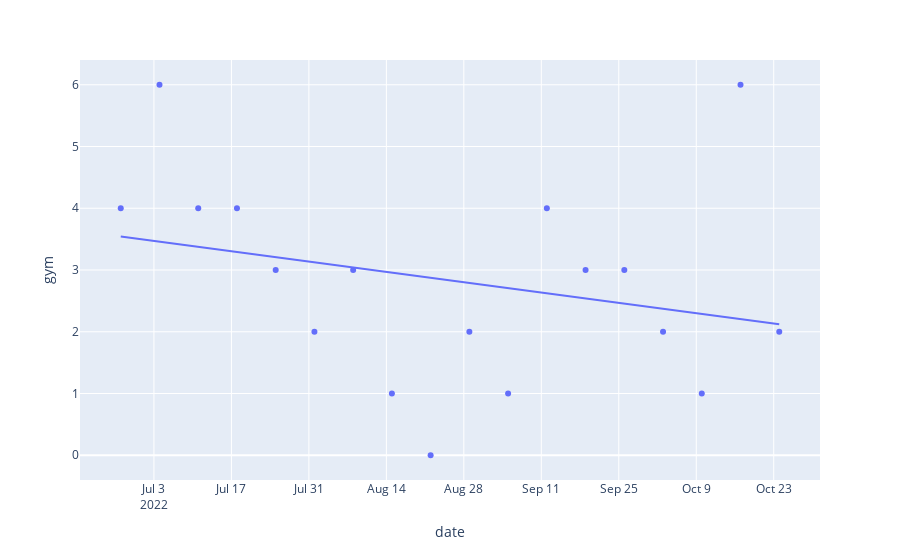

The notebook cell this image was saved under:
### Code cell
grouped_df = df.groupby(pd.Grouper(key='date', freq='W-MON'))['gym'].sum().reset_index()
fig = px.scatter(grouped_df,'date','gym', trendline='ols')
fig.show()

### Figure 1 — Plotly figure (JSON) as saved in the notebook; plotly's stock layout.template omitted (floating-point values rounded to 4 significant figures)
{"data": [{"hovertemplate": "date=%{x}<br>gym=%{y}<extra></extra>", "legendgroup": "", "marker": {"color": "#636efa", "symbol": "circle"}, "mode": "markers", "name": "", "orientation": "v", "showlegend": false, "type": "scatter", "x": ["2022-06-27T00:00:00", "2022-07-04T00:00:00", "2022-07-11T00:00:00", "2022-07-18T00:00:00", "2022-07-25T00:00:00", "2022-08-01T00:00:00", "2022-08-08T00:00:00", "2022-08-15T00:00:00", "2022-08-22T00:00:00", "2022-08-29T00:00:00", "2022-09-05T00:00:00", "2022-09-12T00:00:00", "2022-09-19T00:00:00", "2022-09-26T00:00:00", "2022-10-03T00:00:00", "2022-10-10T00:00:00", "2022-10-17T00:00:00", "2022-10-24T00:00:00"], "xaxis": "x", "y": [4, 6, 4, 4, 3, 2, 3, 1, 0, 2, 1, 4, 3, 3, 2, 1, 6, 2], "yaxis": "y"}, {"hovertemplate": "<b>OLS trendline</b><br>gym = -1.38213e-07 * date + 232.465<br>R<sup>2</sup>=0.072805<br><br>date=%{x}<br>gym=%{y} <b>(trend)</b><extra></extra>", "legendgroup": "", "marker": {"color": "#636efa", "symbol": "circle"}, "mode": "lines", "name": "", "showlegend": false, "type": "scatter", "x": ["2022-06-27T00:00:00", "2022-07-04T00:00:00", "2022-07-11T00:00:00", "2022-07-18T00:00:00", "2022-07-25T00:00:00", "2022-08-01T00:00:00", "2022-08-08T00:00:00", "2022-08-15T00:00:00", "2022-08-22T00:00:00", "2022-08-29T00:00:00", "2022-09-05T00:00:00", "2022-09-12T00:00:00", "2022-09-19T00:00:00", "2022-09-26T00:00:00", "2022-10-03T00:00:00", "2022-10-10T00:00:00", "2022-10-17T00:00:00", "2022-10-24T00:00:00"], "xaxis": "x", "y": [3.544, 3.46, 3.377, 3.293, 3.209, 3.126, 3.042, 2.959, 2.875, 2.792, 2.708, 2.624, 2.541, 2.457, 2.374, 2.29, 2.206, 2.123], "yaxis": "y"}], "layout": {"legend": {"tracegroupgap": 0}, "margin": {"t": 60}, "xaxis": {"anchor": "y", "domain": [0, 1], "title": {"text": "date"}}, "yaxis": {"anchor": "x", "domain": [0, 1], "title": {"text": "gym"}}}}
